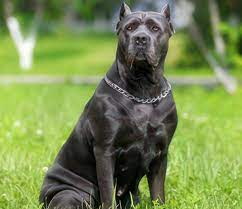
#> input picture Logika/m4/u1/dog.jpg, 242 x 209 px, found by its file name
$ python 1.py
#> lines starting #> are read from the running program, lines starting #| are printed output that depends on the picture
from PIL import Image , ImageFilter

with Image.open('m4/u1/dog.jpg') as original:
    #original.show()
#> original is the input picture: PIL image 242x209 RGB; mean R, G, B 119.4, 138.2, 80.3
    print(original.size)
#| (242, 209)
    print(original.mode)
#| RGB
    print(original.format)
#| JPEG
    grej = original.convert('L')
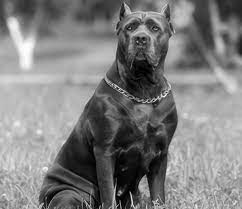
#> grej: PIL image 242x209 L; min 0, max 255, mean 126
    #grej.show()
    blur = original.filter(ImageFilter.BLUR)
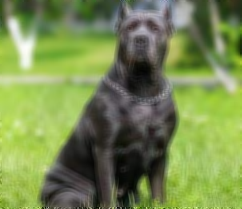
#> blur: PIL image 242x209 RGB; mean R, G, B 119.4, 138.2, 80.3
    #blur.show()
    left = original.transpose(Image.ROTATE_90)
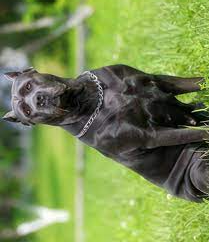
#> left: PIL image 209x242 RGB; mean R, G, B 119.4, 138.2, 80.3
    #left.show()
    grej.save('m4/u1/grej_dog.jpg')
    blur.save('m4/u1/blur_dog.jpg')
    left.save('m4/u1/left_dog.jpg')
